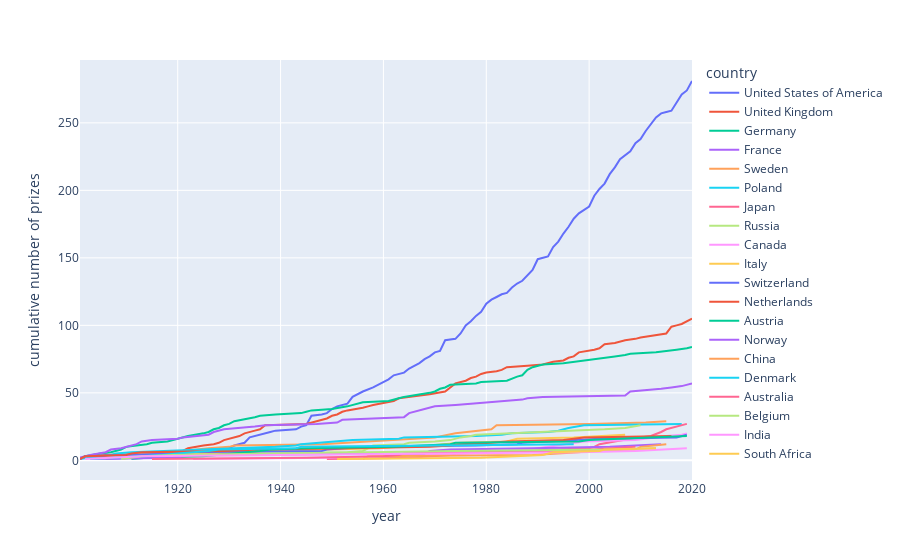

Notebook cell for this chart:
### Code cell
px.line(
    country_year_prizes_top20.sort_values(by="cumsum", ascending=False),
    x="year",
    y="cumsum",
    color="birth_country_current",
    labels={
        "cumsum": "cumulative number of prizes",
        "birth_country_current": "country",
    },
)

### Figure 1 — Plotly figure (JSON) as saved in the notebook; plotly's stock layout.template omitted (floating-point values rounded to 4 significant figures)
{"data": [{"hovertemplate": "country=United States of America<br>year=%{x}<br>cumulative number of prizes=%{y}<extra></extra>", "legendgroup": "United States of America", "line": {"color": "#636efa", "dash": "solid"}, "marker": {"symbol": "circle"}, "mode": "lines", "name": "United States of America", "orientation": "v", "showlegend": true, "type": "scatter", "x": [2020, 2019, 2018, 2017, 2016, 2015, 2014, 2013, 2012, 2011, 2010, 2009, 2008, 2007, 2006, 2005, 2004, 2003, 2002, 2001, 2000, 1998, 1997, 1996, 1995, 1994, 1993, 1992, 1990, 1989, 1988, 1987, 1986, 1985, 1984, 1983, 1982, 1981, 1980, 1979, 1978, 1977, 1976, 1975, 1974, 1972, 1971, 1970, 1969, 1968, 1967, 1966, 1965, 1964, 1962, 1961, 1960, 1959, 1958, 1956, 1955, 1954, 1953, 1952, 1951, 1950, 1949, 1948, 1946, 1945, 1944, 1943, 1939, 1938, 1937, 1936, 1934, 1933, 1932, 1931, 1930, 1929, 1927, 1925, 1923, 1919, 1914, 1912, 1906], "xaxis": "x", "y": [281, 274, 271, 265, 259, 258, 257, 254, 249, 244, 238, 235, 229, 226, 223, 217, 212, 205, 201, 196, 188, 183, 179, 173, 168, 162, 158, 151, 149, 141, 137, 133, 131, 128, 124, 123, 121, 119, 116, 110, 107, 103, 100, 94, 90, 89, 81, 80, 77, 75, 72, 70, 68, 65, 63, 60, 58, 56, 54, 51, 49, 47, 42, 41, 40, 38, 35, 34, 33, 26, 25, 23, 22, 21, 20, 19, 17, 13, 12, 11, 9, 8, 7, 6, 5, 4, 3, 2, 1], "yaxis": "y"}, {"hovertemplate": "country=United Kingdom<br>year=%{x}<br>cumulative number of prizes=%{y}<extra></extra>", "legendgroup": "United Kingdom", "line": {"color": "#EF553B", "dash": "solid"}, "marker": {"symbol": "circle"}, "mode": "lines", "name": "United Kingdom", "orientation": "v", "showlegend": true, "type": "scatter", "x": [2020, 2019, 2018, 2017, 2016, 2015, 2013, 2012, 2010, 2009, 2007, 2005, 2003, 2002, 2001, 1998, 1997, 1996, 1995, 1993, 1991, 1988, 1984, 1983, 1982, 1980, 1979, 1978, 1977, 1976, 1974, 1973, 1972, 1969, 1967, 1963, 1962, 1959, 1958, 1957, 1956, 1953, 1952, 1951, 1950, 1949, 1948, 1947, 1945, 1937, 1936, 1935, 1934, 1933, 1932, 1929, 1928, 1927, 1925, 1923, 1922, 1921, 1917, 1915, 1906, 1904, 1903], "xaxis": "x", "y": [105, 103, 101, 100, 99, 94, 93, 92, 91, 90, 89, 87, 86, 83, 82, 80, 77, 76, 74, 73, 71, 70, 69, 67, 66, 65, 64, 62, 61, 59, 57, 54, 51, 49, 48, 46, 44, 42, 41, 40, 39, 37, 36, 34, 33, 31, 30, 29, 27, 26, 23, 22, 21, 20, 18, 15, 13, 12, 11, 10, 9, 7, 6, 5, 4, 3, 1], "yaxis": "y"}, {"hovertemplate": "country=Germany<br>year=%{x}<br>cumulative number of prizes=%{y}<extra></extra>", "legendgroup": "Germany", "line": {"color": "#00cc96", "dash": "solid"}, "marker": {"symbol": "circle"}, "mode": "lines", "name": "Germany", "orientation": "v", "showlegend": true, "type": "scatter", "x": [2020, 2019, 2017, 2013, 2008, 2007, 2005, 2001, 2000, 1998, 1995, 1991, 1989, 1988, 1987, 1986, 1984, 1979, 1978, 1973, 1972, 1971, 1970, 1969, 1967, 1966, 1964, 1963, 1961, 1956, 1955, 1954, 1953, 1950, 1946, 1945, 1944, 1939, 1936, 1935, 1932, 1931, 1930, 1929, 1928, 1927, 1926, 1925, 1922, 1921, 1920, 1919, 1918, 1915, 1914, 1912, 1910, 1909, 1908, 1907, 1905, 1902, 1901], "xaxis": "x", "y": [84, 83, 82, 80, 79, 78, 77, 75, 74, 73, 72, 71, 69, 67, 63, 62, 59, 58, 57, 56, 54, 53, 51, 50, 49, 48, 47, 46, 44, 43, 42, 41, 40, 38, 37, 36, 35, 34, 33, 32, 30, 29, 27, 26, 24, 23, 21, 20, 18, 17, 16, 15, 14, 13, 12, 11, 10, 8, 7, 6, 5, 3, 1], "yaxis": "y"}, {"hovertemplate": "country=France<br>year=%{x}<br>cumulative number of prizes=%{y}<extra></extra>", "legendgroup": "France", "line": {"color": "#ab63fa", "dash": "solid"}, "marker": {"symbol": "circle"}, "mode": "lines", "name": "France", "orientation": "v", "showlegend": true, "type": "scatter", "x": [2020, 2019, 2018, 2016, 2014, 2008, 2007, 1991, 1988, 1987, 1983, 1980, 1977, 1974, 1970, 1968, 1967, 1966, 1965, 1964, 1956, 1952, 1951, 1947, 1937, 1935, 1929, 1928, 1927, 1926, 1921, 1920, 1915, 1913, 1912, 1909, 1907, 1906, 1904, 1903, 1901], "xaxis": "x", "y": [57, 56, 55, 54, 53, 51, 48, 47, 46, 45, 44, 43, 42, 41, 40, 38, 37, 36, 35, 32, 31, 30, 28, 27, 26, 25, 23, 22, 21, 19, 17, 16, 15, 14, 12, 9, 8, 6, 5, 4, 2], "yaxis": "y"}, {"hovertemplate": "country=Sweden<br>year=%{x}<br>cumulative number of prizes=%{y}<extra></extra>", "legendgroup": "Sweden", "line": {"color": "#FFA15A", "dash": "solid"}, "marker": {"symbol": "circle"}, "mode": "lines", "name": "Sweden", "orientation": "v", "showlegend": true, "type": "scatter", "x": [2015, 2011, 2000, 1982, 1981, 1977, 1974, 1970, 1961, 1955, 1951, 1948, 1931, 1930, 1926, 1924, 1921, 1916, 1912, 1911, 1909, 1908, 1903], "xaxis": "x", "y": [29, 28, 27, 26, 23, 21, 20, 17, 15, 14, 13, 12, 11, 10, 9, 8, 7, 6, 5, 4, 3, 2, 1], "yaxis": "y"}, {"hovertemplate": "country=Poland<br>year=%{x}<br>cumulative number of prizes=%{y}<extra></extra>", "legendgroup": "Poland", "line": {"color": "#19d3f3", "dash": "solid"}, "marker": {"symbol": "circle"}, "mode": "lines", "name": "Poland", "orientation": "v", "showlegend": true, "type": "scatter", "x": [2018, 1999, 1996, 1995, 1994, 1992, 1985, 1983, 1978, 1964, 1963, 1954, 1950, 1944, 1943, 1939, 1931, 1924, 1918, 1911, 1908, 1907, 1905, 1903, 1901], "xaxis": "x", "y": [27, 26, 24, 23, 22, 21, 20, 19, 18, 17, 16, 15, 14, 12, 11, 10, 9, 8, 7, 6, 5, 4, 3, 2, 1], "yaxis": "y"}, {"hovertemplate": "country=Japan<br>year=%{x}<br>cumulative number of prizes=%{y}<extra></extra>", "legendgroup": "Japan", "line": {"color": "#FF6692", "dash": "solid"}, "marker": {"symbol": "circle"}, "mode": "lines", "name": "Japan", "orientation": "v", "showlegend": true, "type": "scatter", "x": [2019, 2018, 2017, 2016, 2015, 2014, 2012, 2010, 2008, 2002, 2001, 2000, 1994, 1987, 1981, 1974, 1973, 1968, 1965, 1949], "xaxis": "x", "y": [27, 26, 25, 24, 23, 21, 18, 17, 16, 12, 10, 9, 8, 7, 6, 5, 4, 3, 2, 1], "yaxis": "y"}, {"hovertemplate": "country=Russia<br>year=%{x}<br>cumulative number of prizes=%{y}<extra></extra>", "legendgroup": "Russia", "line": {"color": "#B6E880", "dash": "solid"}, "marker": {"symbol": "circle"}, "mode": "lines", "name": "Russia", "orientation": "v", "showlegend": true, "type": "scatter", "x": [2010, 2007, 2003, 1990, 1987, 1978, 1977, 1975, 1973, 1970, 1965, 1964, 1958, 1956, 1953, 1937, 1933, 1911, 1910, 1904], "xaxis": "x", "y": [26, 24, 23, 21, 20, 19, 18, 17, 15, 14, 13, 12, 11, 7, 6, 5, 4, 3, 2, 1], "yaxis": "y"}, {"hovertemplate": "country=Canada<br>year=%{x}<br>cumulative number of prizes=%{y}<extra></extra>", "legendgroup": "Canada", "line": {"color": "#FF97FF", "dash": "solid"}, "marker": {"symbol": "circle"}, "mode": "lines", "name": "Canada", "orientation": "v", "showlegend": true, "type": "scatter", "x": [2019, 2018, 2015, 2013, 2011, 2009, 1999, 1997, 1996, 1994, 1992, 1990, 1989, 1983, 1981, 1976, 1966, 1957, 1949, 1923], "xaxis": "x", "y": [20, 19, 18, 17, 16, 15, 14, 13, 12, 11, 10, 9, 8, 7, 6, 5, 4, 3, 2, 1], "yaxis": "y"}, {"hovertemplate": "country=Italy<br>year=%{x}<br>cumulative number of prizes=%{y}<extra></extra>", "legendgroup": "Italy", "line": {"color": "#FECB52", "dash": "solid"}, "marker": {"symbol": "circle"}, "mode": "lines", "name": "Italy", "orientation": "v", "showlegend": true, "type": "scatter", "x": [2007, 2002, 1997, 1986, 1985, 1984, 1975, 1969, 1963, 1959, 1938, 1934, 1926, 1909, 1907, 1906], "xaxis": "x", "y": [19, 18, 17, 16, 15, 14, 13, 11, 10, 9, 7, 6, 5, 4, 3, 2], "yaxis": "y"}, {"hovertemplate": "country=Switzerland<br>year=%{x}<br>cumulative number of prizes=%{y}<extra></extra>", "legendgroup": "Switzerland", "line": {"color": "#636efa", "dash": "solid"}, "marker": {"symbol": "circle"}, "mode": "lines", "name": "Switzerland", "orientation": "v", "showlegend": true, "type": "scatter", "x": [2019, 2017, 2002, 1996, 1991, 1987, 1986, 1978, 1957, 1952, 1949, 1948, 1920, 1919, 1909, 1902, 1901], "xaxis": "x", "y": [19, 17, 16, 15, 14, 13, 12, 11, 10, 9, 8, 7, 6, 5, 4, 3, 1], "yaxis": "y"}, {"hovertemplate": "country=Netherlands<br>year=%{x}<br>cumulative number of prizes=%{y}<extra></extra>", "legendgroup": "Netherlands", "line": {"color": "#EF553B", "dash": "solid"}, "marker": {"symbol": "circle"}, "mode": "lines", "name": "Netherlands", "orientation": "v", "showlegend": true, "type": "scatter", "x": [2016, 1999, 1995, 1984, 1981, 1975, 1973, 1969, 1953, 1936, 1929, 1913, 1911, 1910, 1902, 1901], "xaxis": "x", "y": [18, 17, 15, 14, 13, 12, 11, 10, 9, 8, 7, 6, 5, 4, 3, 1], "yaxis": "y"}, {"hovertemplate": "country=Austria<br>year=%{x}<br>cumulative number of prizes=%{y}<extra></extra>", "legendgroup": "Austria", "line": {"color": "#00cc96", "dash": "solid"}, "marker": {"symbol": "circle"}, "mode": "lines", "name": "Austria", "orientation": "v", "showlegend": true, "type": "scatter", "x": [2019, 2013, 2004, 2000, 1998, 1974, 1973, 1962, 1945, 1938, 1936, 1933, 1930, 1927, 1925, 1914, 1911], "xaxis": "x", "y": [18, 17, 16, 15, 14, 13, 12, 10, 9, 8, 7, 6, 5, 4, 3, 2, 1], "yaxis": "y"}, {"hovertemplate": "country=Norway<br>year=%{x}<br>cumulative number of prizes=%{y}<extra></extra>", "legendgroup": "Norway", "line": {"color": "#ab63fa", "dash": "solid"}, "marker": {"symbol": "circle"}, "mode": "lines", "name": "Norway", "orientation": "v", "showlegend": true, "type": "scatter", "x": [2014, 2004, 1989, 1973, 1969, 1968, 1922, 1921, 1920, 1903], "xaxis": "x", "y": [12, 10, 9, 8, 7, 5, 4, 3, 2, 1], "yaxis": "y"}, {"hovertemplate": "country=China<br>year=%{x}<br>cumulative number of prizes=%{y}<extra></extra>", "legendgroup": "China", "line": {"color": "#FFA15A", "dash": "solid"}, "marker": {"symbol": "circle"}, "mode": "lines", "name": "China", "orientation": "v", "showlegend": true, "type": "scatter", "x": [2015, 2012, 2010, 2009, 2000, 1998, 1992, 1989, 1957, 1956], "xaxis": "x", "y": [12, 11, 10, 8, 7, 6, 5, 4, 3, 1], "yaxis": "y"}, {"hovertemplate": "country=Denmark<br>year=%{x}<br>cumulative number of prizes=%{y}<extra></extra>", "legendgroup": "Denmark", "line": {"color": "#19d3f3", "dash": "solid"}, "marker": {"symbol": "circle"}, "mode": "lines", "name": "Denmark", "orientation": "v", "showlegend": true, "type": "scatter", "x": [1997, 1975, 1944, 1943, 1928, 1926, 1922, 1920, 1917, 1908, 1903], "xaxis": "x", "y": [12, 11, 10, 9, 8, 7, 6, 5, 4, 2, 1], "yaxis": "y"}, {"hovertemplate": "country=Australia<br>year=%{x}<br>cumulative number of prizes=%{y}<extra></extra>", "legendgroup": "Australia", "line": {"color": "#FF6692", "dash": "solid"}, "marker": {"symbol": "circle"}, "mode": "lines", "name": "Australia", "orientation": "v", "showlegend": true, "type": "scatter", "x": [2009, 2005, 1996, 1975, 1964, 1963, 1960, 1945, 1915], "xaxis": "x", "y": [10, 9, 7, 6, 5, 4, 3, 2, 1], "yaxis": "y"}, {"hovertemplate": "country=Belgium<br>year=%{x}<br>cumulative number of prizes=%{y}<extra></extra>", "legendgroup": "Belgium", "line": {"color": "#B6E880", "dash": "solid"}, "marker": {"symbol": "circle"}, "mode": "lines", "name": "Belgium", "orientation": "v", "showlegend": true, "type": "scatter", "x": [2013, 2005, 1974, 1958, 1938, 1919, 1913, 1911, 1909], "xaxis": "x", "y": [9, 8, 7, 6, 5, 4, 3, 2, 1], "yaxis": "y"}, {"hovertemplate": "country=India<br>year=%{x}<br>cumulative number of prizes=%{y}<extra></extra>", "legendgroup": "India", "line": {"color": "#FF97FF", "dash": "solid"}, "marker": {"symbol": "circle"}, "mode": "lines", "name": "India", "orientation": "v", "showlegend": true, "type": "scatter", "x": [2019, 2014, 2009, 1998, 1968, 1930, 1913, 1907, 1902], "xaxis": "x", "y": [9, 8, 7, 6, 5, 4, 3, 2, 1], "yaxis": "y"}, {"hovertemplate": "country=South Africa<br>year=%{x}<br>cumulative number of prizes=%{y}<extra></extra>", "legendgroup": "South Africa", "line": {"color": "#FECB52", "dash": "solid"}, "marker": {"symbol": "circle"}, "mode": "lines", "name": "South Africa", "orientation": "v", "showlegend": true, "type": "scatter", "x": [2013, 2003, 2002, 1993, 1991, 1984, 1979, 1951], "xaxis": "x", "y": [9, 8, 7, 6, 4, 3, 2, 1], "yaxis": "y"}], "layout": {"legend": {"title": {"text": "country"}, "tracegroupgap": 0}, "margin": {"t": 60}, "xaxis": {"anchor": "y", "domain": [0, 1], "title": {"text": "year"}}, "yaxis": {"anchor": "x", "domain": [0, 1], "title": {"text": "cumulative number of prizes"}}}}
